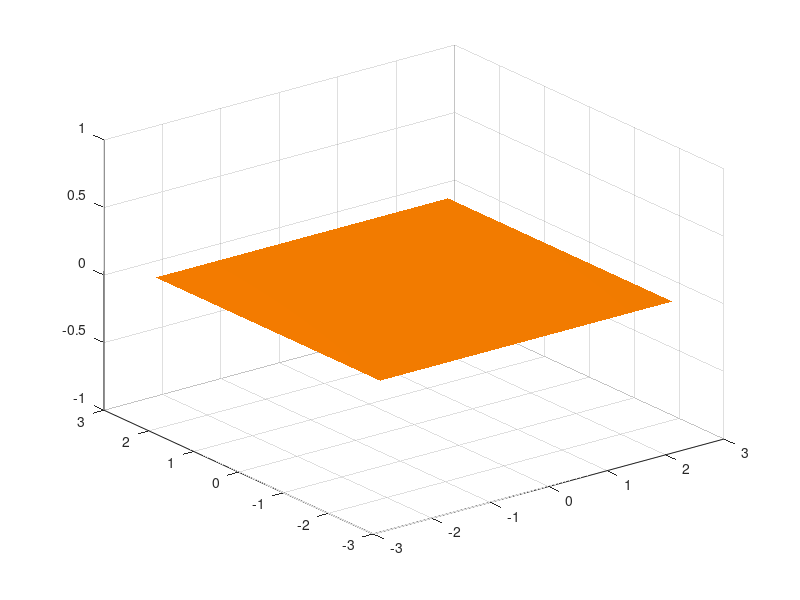

MATLAB code to generate this figure: (Note: this script raises an error after producing the figure.)
% illustration of the heat equation
% Solve the heat equation using finite differences and Forward Euler
function main()
 
   % the number of data points. More points means prettier picture.
   N = 100;
 
   L = 2.5; % the box size is [-L, L] x [-L, L]
 
   XX = linspace(-L, L, N);
   YY = linspace(-L, L, N);
   [X, Y] = meshgrid(XX, YY);
 
   scale = 2;
   Z = get_step_function (N, scale, X, Y);
 
   CFL = 0.125; % Courant–Friedrichs–Lewy
   dx = XX(2)-XX(1);  dy = dx; % space grid
   dt = CFL*dx^2;
 
   plot_dt = 0.004; % plot every plot_dt iterations
 
 
% Solve the heat equation with zero boundary conditions
   T = 0:dt:1;
   iter = 0;
   frame_no = 0;
   for t=T
 
      % plot the current temperature distribution
      if floor(t/plot_dt) + 1 > frame_no
 
	 frame_no = frame_no + 1
 
        % plot the surface
	 %figure(2); 
   %clf; 
   figure
	 surf(X, Y, t*Z);
 
         %  make the surface beautiful
	 shading interp; colormap autumn;
 
         % add in a source of light
	 camlight (-50, 54);
	 lighting phong;
 
         % viewing angle
	 view(-40, 38);
 
	 %axis equal; 
   axis on;
	 axis([-L, L, -L, L, 0, scale])
 
	 %hold on; 
   %plot3(0, 0, 3.4, 'g*'); % a marker to help with cropping
 
	 pause(0.1);
	 %return
 
	 file = sprintf('Movie_frame%d.png', 1000+frame_no); saveas(gcf, file) %save the current frame
 
	 disp(file); %show the frame number we are at
 
         % cut at max_fr_no frames
	 max_fr_no = 15; 
	 if frame_no >= max_fr_no
	    break
	 end
 
      end
 
      % advance in time
      W = 0*Z;
      for i=2:(N-1)
	 for j=2:(N-1)
 
	    W(i, j) = Z(i, j) + dt * ( Z(i+1, j) + Z(i-1, j) + Z(i, j-1) + Z(i, j+1) - 4*Z(i, j))/dx^2;
 
	 end
      end
      Z = W;
 
   end
 
 
% The gif image was creating with the command 
% convert -antialias -loop 10000  -delay 20 -compress LZW Movie_frame10* Heat_eqn.gif 
 
% get a function which is 1 on a set, and 0 outside of it
function Z = get_step_function(N, scale, X, Y)
 
   c = 2;
   d=-1;
   e=1;
   f=0.5;
   k=1.2;
   shift=10;
 
   Z = (c^2-(X/e-d).^2-(Y/f).^2).^2 + k*(c+d-X/e).^3-shift;
 
   Z = 1-max(sign(Z), 0);
   Z = scale*Z;
   
